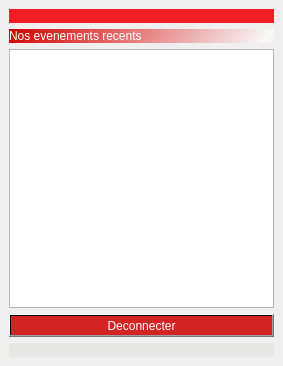
<?xml version="1.0" encoding="UTF-8"?>
<ui version="4.0">
 <class>indexa</class>
 <widget class="QMainWindow" name="indexa">
  <property name="geometry">
   <rect>
    <x>0</x>
    <y>0</y>
    <width>283</width>
    <height>366</height>
   </rect>
  </property>
  <property name="windowTitle">
   <string>MainWindow</string>
  </property>
  <widget class="QWidget" name="centralwidget">
   <layout class="QGridLayout" name="gridLayout">
    <item row="0" column="0">
     <layout class="QVBoxLayout" name="verticalLayout">
      <item>
       <widget class="QLabel" name="label">
        <property name="sizePolicy">
         <sizepolicy hsizetype="Expanding" vsizetype="Preferred">
          <horstretch>0</horstretch>
          <verstretch>0</verstretch>
         </sizepolicy>
        </property>
        <property name="styleSheet">
         <string notr="true">image: url(:/Login/LOGIN/header_login.png);
background-color: rgb(238, 31, 36);</string>
        </property>
        <property name="text">
         <string/>
        </property>
        <property name="scaledContents">
         <bool>false</bool>
        </property>
        <property name="alignment">
         <set>Qt::AlignLeading|Qt::AlignLeft|Qt::AlignTop</set>
        </property>
       </widget>
      </item>
      <item>
       <widget class="QLabel" name="label_3">
        <property name="sizePolicy">
         <sizepolicy hsizetype="Preferred" vsizetype="Fixed">
          <horstretch>0</horstretch>
          <verstretch>0</verstretch>
         </sizepolicy>
        </property>
        <property name="styleSheet">
         <string notr="true">font: 12pt &quot;Segoe Print&quot;;
color: rgb(255, 255, 255);
background-color: qlineargradient(spread:reflect, x1:0, y1:0, x2:1, y2:0.0397727, stop:0 rgba(211, 0, 0, 255), stop:1 rgba(248, 248, 248, 255));</string>
        </property>
        <property name="text">
         <string>Nos evenements recents</string>
        </property>
       </widget>
      </item>
      <item>
       <widget class="QTableView" name="tableView">
        <property name="sizePolicy">
         <sizepolicy hsizetype="Expanding" vsizetype="Expanding">
          <horstretch>0</horstretch>
          <verstretch>0</verstretch>
         </sizepolicy>
        </property>
        <property name="styleSheet">
         <string notr="true">font: 26pt &quot;MS Shell Dlg 2&quot;;</string>
        </property>
        <property name="verticalScrollBarPolicy">
         <enum>Qt::ScrollBarAsNeeded</enum>
        </property>
        <property name="sizeAdjustPolicy">
         <enum>QAbstractScrollArea::AdjustIgnored</enum>
        </property>
        <property name="dragDropMode">
         <enum>QAbstractItemView::NoDragDrop</enum>
        </property>
        <attribute name="horizontalHeaderVisible">
         <bool>false</bool>
        </attribute>
        <attribute name="horizontalHeaderDefaultSectionSize">
         <number>200</number>
        </attribute>
        <attribute name="horizontalHeaderHighlightSections">
         <bool>false</bool>
        </attribute>
        <attribute name="verticalHeaderVisible">
         <bool>false</bool>
        </attribute>
        <attribute name="verticalHeaderDefaultSectionSize">
         <number>100</number>
        </attribute>
        <attribute name="verticalHeaderHighlightSections">
         <bool>false</bool>
        </attribute>
       </widget>
      </item>
      <item>
       <widget class="QPushButton" name="pushButton">
        <property name="styleSheet">
         <string notr="true">background-color: qlineargradient(spread:reflect, x1:0, y1:0, x2:0.49, y2:0, stop:0 rgba(211, 35, 35, 255), stop:1 rgba(211, 35, 35, 255));
font: 24pt &quot;Arial&quot;;
color: rgb(255, 255, 255);</string>
        </property>
        <property name="text">
         <string>Deconnecter</string>
        </property>
       </widget>
      </item>
      <item>
       <widget class="QLabel" name="label_2">
        <property name="sizePolicy">
         <sizepolicy hsizetype="Expanding" vsizetype="Preferred">
          <horstretch>0</horstretch>
          <verstretch>0</verstretch>
         </sizepolicy>
        </property>
        <property name="styleSheet">
         <string notr="true">image: url(:/Login/LOGIN/footer_login.png);
background-color: rgb(231, 231, 230);</string>
        </property>
        <property name="text">
         <string/>
        </property>
        <property name="scaledContents">
         <bool>false</bool>
        </property>
        <property name="alignment">
         <set>Qt::AlignBottom|Qt::AlignLeading|Qt::AlignLeft</set>
        </property>
       </widget>
      </item>
     </layout>
    </item>
   </layout>
  </widget>
 </widget>
 <resources/>
 <connections/>
</ui>
